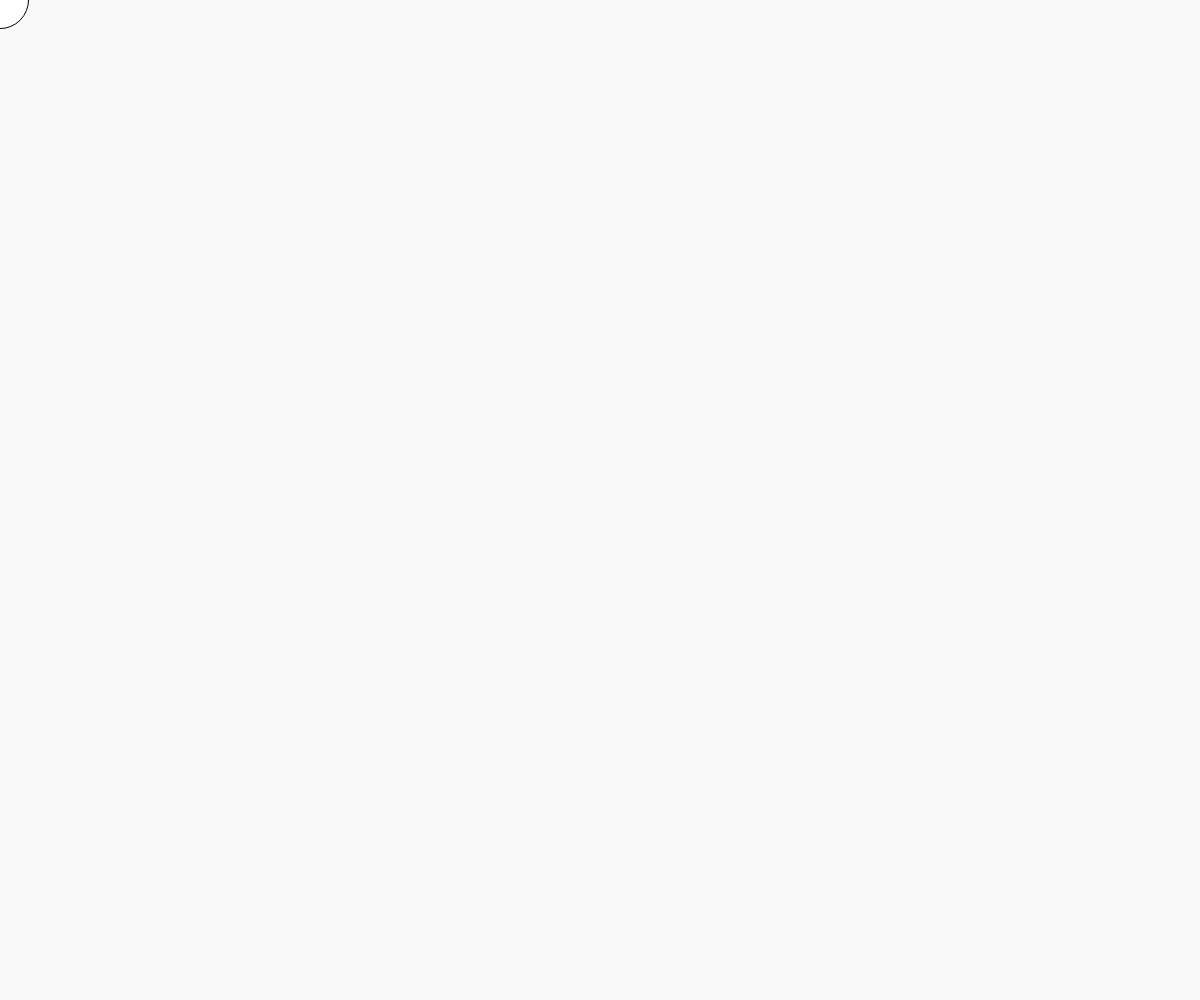
Frame 1 (no input)
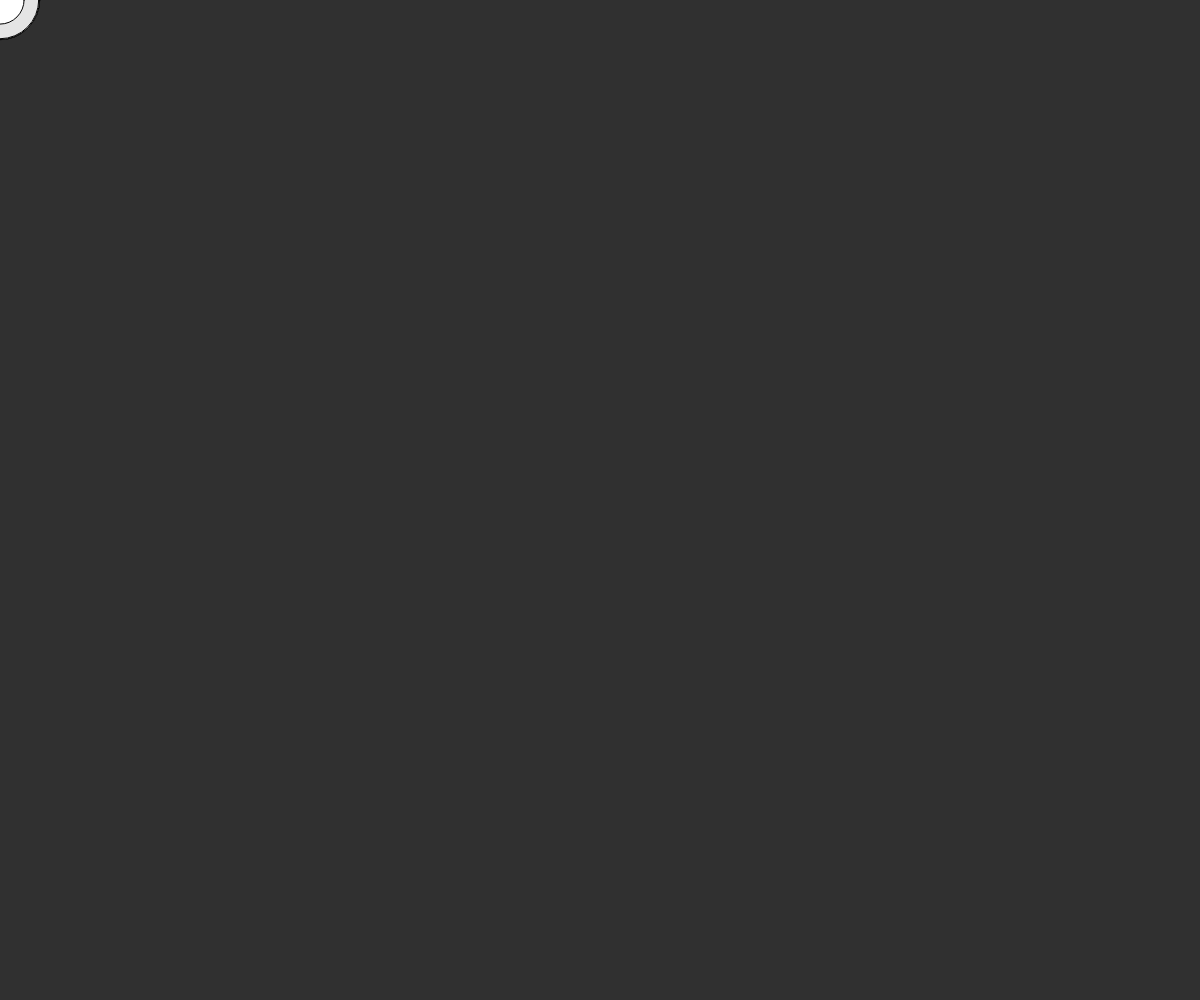
Frame 60 (no input)
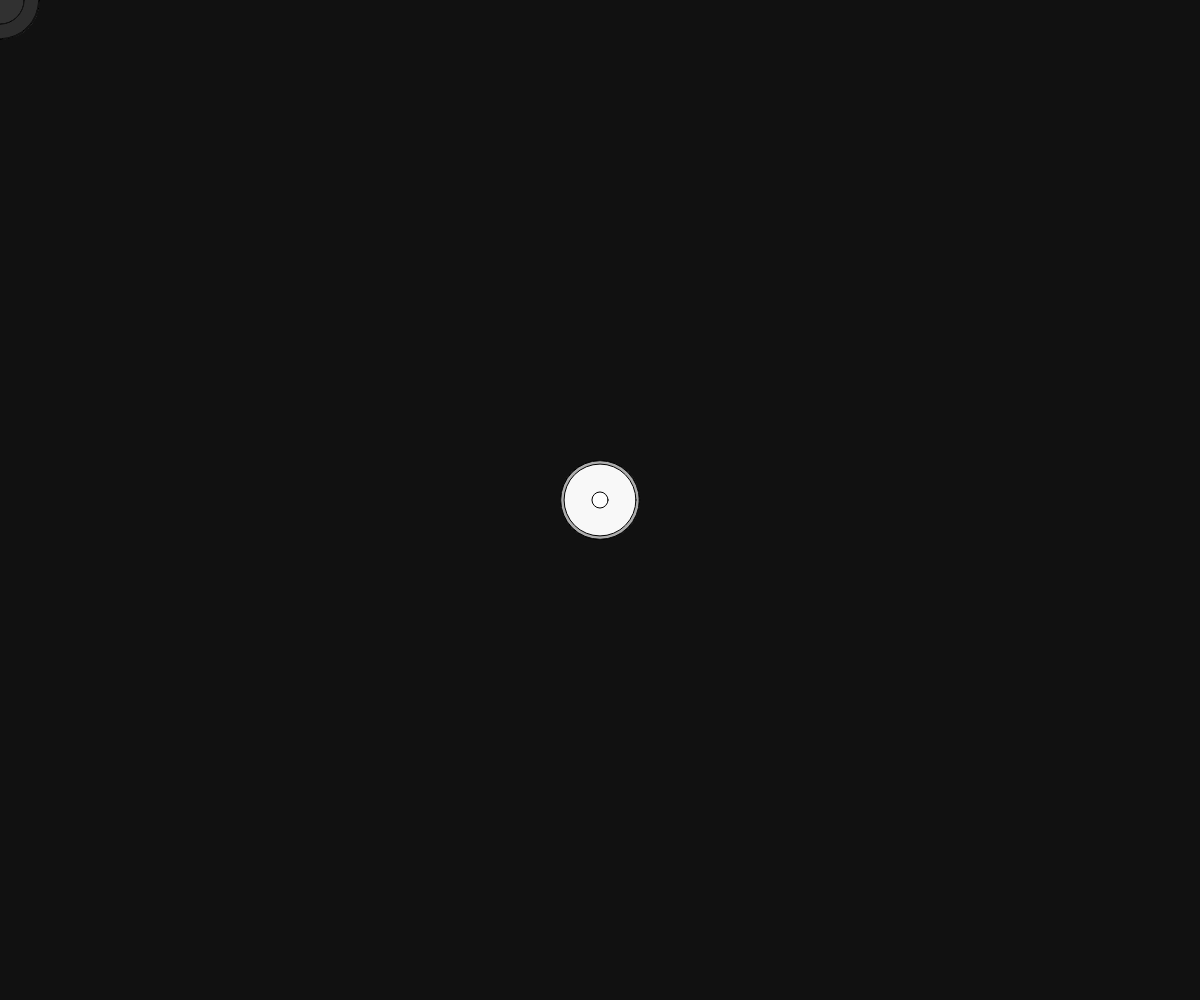
Frame 120 (the mouse pressed at the canvas centre since frame 60)

The p5.js sketch that drew these frames (run headless with seeded random() and noise() and a simulated clock; from frame 60 on, the mouse is pressed at the canvas centre):

// p5.js sketch
// ── sketch.js



function setup() {
  createCanvas(windowWidth, windowHeight);
}

function draw() {
	  background(0, 0, 0, 7);

		var tamango = random(80);

	ellipse(mouseX, mouseY, tamango, tamango);

}

function windowResized() {
	resizeCanvas(windowWidth, windowHeight);
}
// ── noise.js
var inc = 0.02; // velocity
var density = 32; // size of rect

var znoise = 0.09;

function setup() {
    createCanvas(windowWidth, windowHeight);
    //noStroke();
    //noLoop();
}

function draw() {
    var xnoise = 0.0;
    var ynoise = 0.0;

    for (var y = 0; y < height; y += density) {
        for (var x = 0; x < width; x += density) {
            var n = noise(xnoise, ynoise, znoise) * 256;
            fill(255, n, n);
            rect(x, y, density, density);
            xnoise += inc;
        }
    xnoise = 0;
    ynoise += inc;
    }
    znoise += inc;
}

function windowResized() {
    resizeCanvas(windowWidth, windowHeight);
}
// ── sinewave.js


var angleInc = 0.036;

function setup() {
    createCanvas(windowWidth, windowHeight);
    noStroke();
}

function draw() {
 background(222);
 
    angleInc += 0.0004;

 var scale = 100;
 var offset = 400.0; // translate in y azis
 var angle = 30;

 var bruitC = 0.001;
 var posC = noise(millis() * bruitC) * 80;

 var bruitX = 0.00001;
 var posX = noise(millis() * bruitX) * 50;

 for(var x = 0; x <= width; x+=posX){
    var y = offset + (sin(angle) * scale);
    noFill();
    stroke(0);
    ellipse(x, y, posC, posC);

// second wave

    y = offset + (tan(angle) * scale);
    stroke(255, 0, 199);
    rectMode(CENTER);
    //rotate(millis);
    rect(x, y, posC, posC);

    angle += angleInc;
 }
}

function windowResized() {
    resizeCanvas(windowWidth, windowHeight);
}
// ── sketch1.js
var tileCount = 20;

var r;
var g;
var b;

function setup() {
	//frameRate(1);
    createCanvas(windowWidth, windowHeight);
    noLoop();
}

function draw() {

	var tamango = random(60);

    background(220);
    noStroke();

    r = 255;
    g = 100;
    b = 100;

    for (var j = 0; j < tileCount; j++) {
        for (var i = 0; i < tileCount; i++) {

        	var x = i * 80;
        	var y = j * 80;

c = color(random(r), random(g), random(b));

fill(c);
noStroke();
rect(x, y, 80, 80);

noFill();
strokeWeight(3);
stroke(255);
ellipse(x-40, y, tamango, tamango);


        }
    }
}

function windowResized() {
    resizeCanvas(windowWidth, windowHeight);
}
